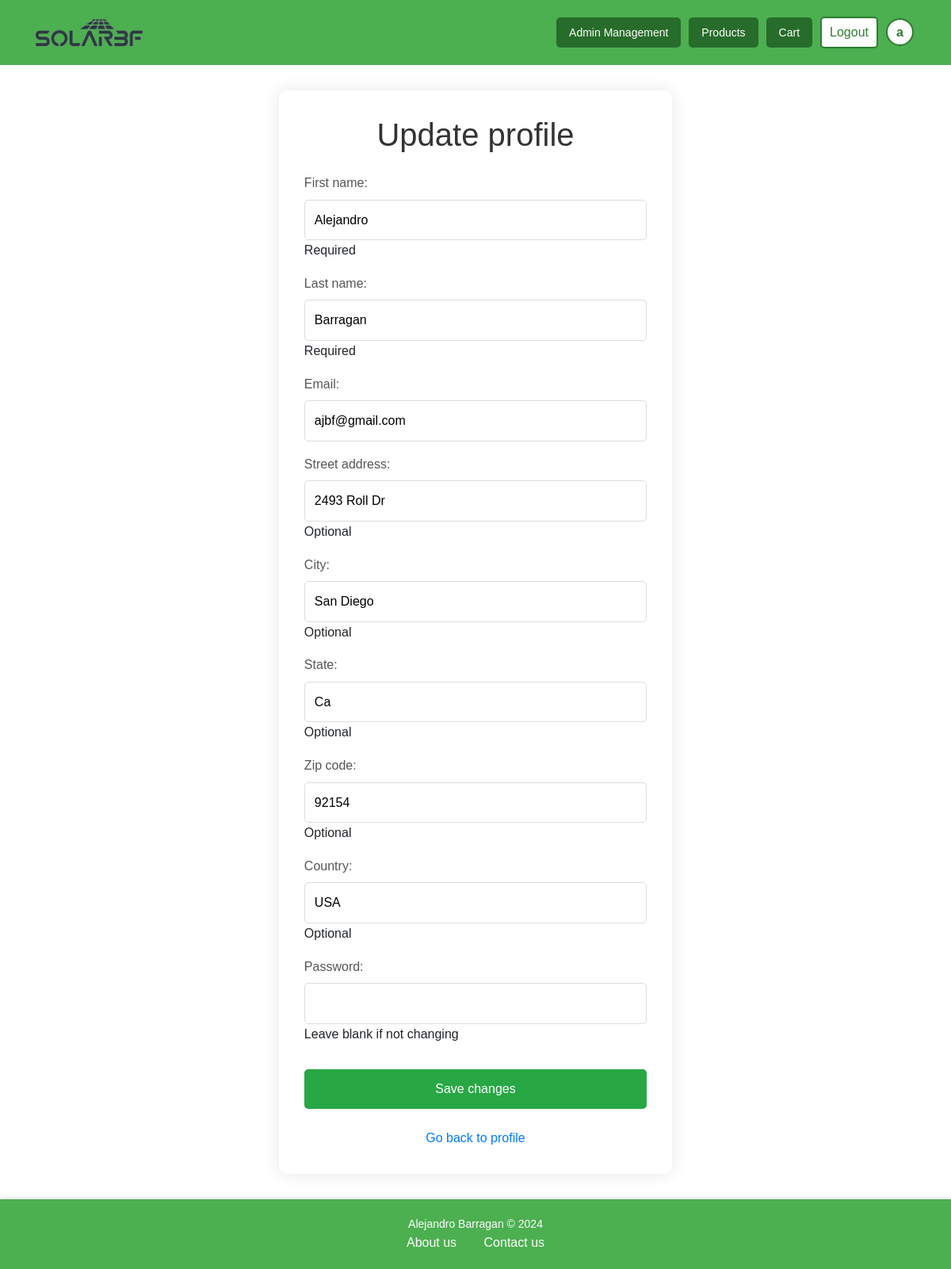
The page /profile/update/ (signed in) on the database its author committed.
### accounts/models.py (models this page shows, shortened)
class CustomUser(AbstractUser):
    USER_TYPE_CHOICES = (
        ('user', 'User'),
        ('worker', 'Worker'),
        ('admin', 'Admin'),
    )
    role = models.CharField(max_length=10, default='user')
    team = models.ForeignKey(
        Team,
        on_delete=models.SET_NULL,
        blank=True, null=True,
        related_name='members'
    )
    email = models.EmailField(unique=True)
    street_address = models.CharField(max_length=255, blank=True, null=True)
    city = models.CharField(max_length=100, blank=True, null=True)
    state = models.CharField(max_length=100, blank=True, null=True)
    zip_code = models.CharField(max_length=20, blank=True, null=True)
    country = models.CharField(max_length=100, blank=True, null=True)

### accounts/views.py (the view)
# urls.py: path('profile/update/', views.profileView_update, name='profile_update'),
@login_required
def profileView_update(request):
    if request.method == 'POST':
        form = CustomUserChangeForm(request.POST, instance=request.user)
        if form.is_valid():
            form.save()
            return redirect('profile')
    else:
        form = CustomUserChangeForm(instance=request.user)
    return render(request, 'accounts/profile_update.html', {'form': form})

### accounts/forms.py (shortened to what this page needs)
class CustomUserChangeForm(UserChangeForm):
    first_name = forms.CharField(max_length=60, required=True, help_text='Required')
    last_name = forms.CharField(max_length=60, required=True, help_text='Required')
    street_address = forms.CharField(max_length=255, required=False, help_text='Optional')
    city = forms.CharField(max_length=100, required=False, help_text='Optional')
    state = forms.CharField(max_length=100, required=False, help_text='Optional')
    zip_code = forms.CharField(max_length=20, required=False, help_text='Optional')
    country = forms.CharField(max_length=100, required=False, help_text='Optional')
    password = forms.CharField(widget=forms.PasswordInput(), required=False, help_text='Leave blank if not changing')
    class Meta:
        model = CustomUser
        fields = ['first_name', 'last_name', 'email', 'street_address', 'city', 'state', 'zip_code', 'country']

### templates/accounts/profile_update.html (shortened to what this page needs)
{% extends 'base.html' %}
{% load static %}
{% block style %}
    <link rel="stylesheet" href="{% static 'css/profile_update.css' %}"/>
{% endblock %}
{% block content %}
<div class="profile-update-container">
    <h1>Update profile</h1>
    <div class="profile-update-form">
        <form method="POST">
            {{ form.as_p }}
            <button type="submit">Save changes</button>
        </form>
    </div>
    <a href="{% url 'profile' %}" class="back-link">Go back to profile</a>
</div>
{% endblock %}

### templates/components/navbar.html (shortened to what this page needs)
{% load static %}
{% block style %}
    <link rel="stylesheet" href="{% static 'css/navbar.css' %}"/>
{% endblock %}
{% block content %}
<div class="navbar-container">
    <nav class="navbar">
        <div class="container">
            <a class="nav-link navbar-brand nav-logo" href="{% url 'home' %}">
                <img src="{% static 'images/SolarBFLogo1-1.png' %}" alt="">
            </a>
            <div class="nav-links" id="nav-links">
                {% if user.is_authenticated %}
                    {% if user.is_staff or user.role == 'worker' %}
                        <a class="btn-custom btn-medium btn-primary" href="{% url 'management' %}">Admin Management</a>
                    {% endif %}
                        <a class="btn-custom btn-medium btn-primary" href="{% url 'products' %}">Products</a>
                        <a class="btn-custom btn-medium btn-primary" href="{% url 'cart' %}">Cart</a>
                        <a class="btn-custom btn-logout" href="{% url 'logout' %}">Logout</a>
                        <a class="btn-custom btn-profile" href="{% url 'profile' %}">{{ user.username|slice:":1" }}</a>
                    {% else %}
                        <a class="btn-login" href="{% url 'login' %}">Login</a>
                    {% endif %}
            </div>
        </div>
    </nav>
</div>
{% endblock %}

### static/css/base.css (style rules this page uses)
* { box-sizing: border-box; margin: 0; padding: 0; }
body { background-color: linear-gradient(135deg, #f8f9fa 0%, #e9ecef 100%); font-family: Arial, sans-serif; line-height: 1.6; }
a { text-decoration: none; }
img { max-width: 100%; height: auto; }
.btn-custom { display: inline-block; border: none; border-radius: 5px; cursor: pointer; transition: all 0.3s ease; text-align: center; text-decoration: none; margin: 5px; }
.btn-custom.btn-medium { padding: 8px 16px; font-size: 14px; }
.btn-primary { background-color: #276c2a; color: white; }

### static/css/profile_update.css (style rules this page uses)
.profile-update-container { max-width: 600px; margin: 2rem auto; padding: 2rem; background: white; border-radius: 10px; box-shadow: 0 0 20px rgba(0, 0, 0, 0.1); }
.profile-update-container h1 { color: #333; margin-bottom: 1.5rem; text-align: center; }
.profile-update-form form { display: flex; flex-direction: column; gap: 1rem; }
.profile-update-form p { margin: 0; }
.profile-update-form label { display: block; margin-bottom: 0.5rem; color: #555; font-weight: 500; }
.profile-update-form input { width: 100%; padding: 0.75rem; border: 1px solid #ddd; border-radius: 5px; font-size: 1rem; }
.profile-update-form button { background-color: #28a745; color: white; padding: 0.75rem; border: none; border-radius: 5px; font-size: 1rem; cursor: pointer; margin-top: 1rem; }
.back-link { display: block; text-align: center; margin-top: 1.5rem; color: #007bff; text-decoration: none; }

### static/css/navbar.css (style rules this page uses)
.navbar-container { background-color: #4CAF50; }
.navbar { display: flex; justify-content: center; align-items: center; padding: 1rem; }
.container { display: flex; justify-content: space-between; align-items: center; width: 100%; }
.navbar-brand { margin-right: auto; font-size: 1.5rem; color: #fff; text-decoration: none; }
.nav-links { display: flex; align-items: center; }
.navbar .btn-logout, .btn-login { background-color: white; color: #2E7D32; border: 2px solid #2E7D32; padding: 5px 10px; border-radius: 5px; font-size: 16px; cursor: pointer; transition: all 0.3s ease; }
.navbar .btn-profile { background-color: white; color: #2E7D32; border: 2px solid #2E7D32; border-radius: 50%; font-size: 16px; width: 35px; height: 35px; display: flex; align-items: center; justify-content: center; font-weight: bold; cursor: pointer; transition: all 0.3s ease; }
.nav-logo { display: flex; align-items: center; height: 100%; padding: 5px 0; }
.nav-logo img { max-height: 40px; width: auto; object-fit: contain; }

### static/css/footer.css (style rules this page uses)
html, body { height: 100%; margin: 0; }
body { display: flex; flex-direction: column; }

### rows shown on the page
CustomUser: username "a", first_name "Alejandro", last_name "Barragan", email "ajbf@gmail.com", street_address "2493 Roll Dr", city "San Diego", state "Ca", zip_code "92154", country "USA"
